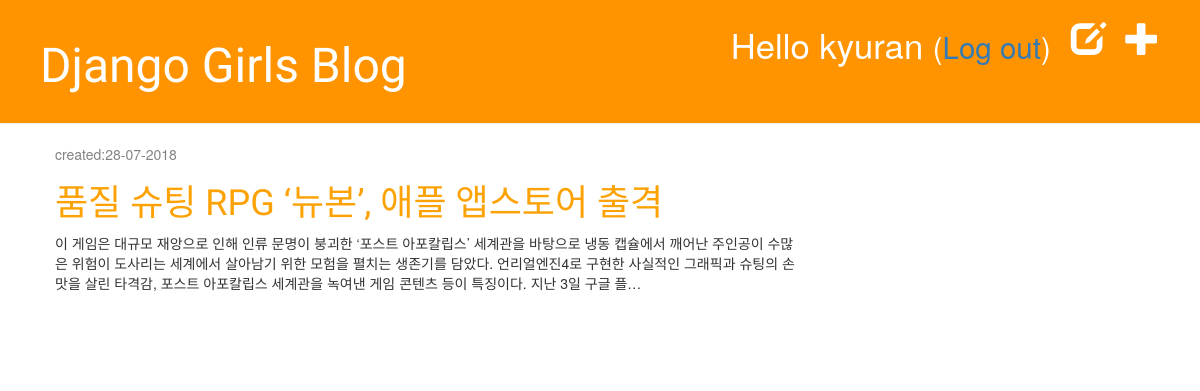
Before: /drafts/ (signed in) with the older database file.
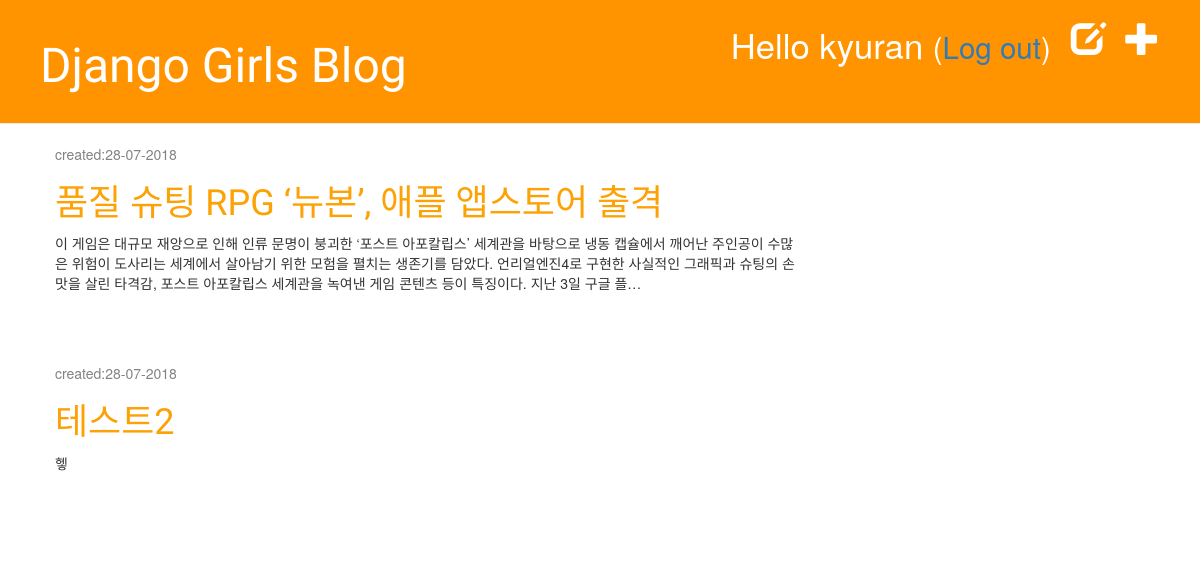
After: the same page with the newer database file.
### blog/models.py (models this page shows, shortened)
class Post(models.Model):
    author = models.ForeignKey('auth.User', on_delete=models.CASCADE)
    title = models.CharField(max_length=200)
    text = models.TextField()
    created_date = models.DateTimeField(default=timezone.now)
    published_date = models.DateTimeField(blank=True, null=True)

### blog/views.py (the view)
# urls.py: path('drafts/', views.post_draft_list, name ='post_draft_list'),
@login_required
def post_draft_list(request):
    posts = Post.objects.filter(published_date__isnull=True).order_by('created_date')
    return render(request, 'blog/post_draft_list.html', {
        'posts': posts,
    })

### blog/templates/blog/post_draft_list.html
 {% extends 'blog/base.html' %}
 {% block content %}
    {% for post in posts %}
        <div class="post">
            <p class="date">created:{{ post.created_date|date:'d-m-Y'}}</p>
            <h1><a href="{% url 'post_detail' pk=post.pk %}">{{ post.title }}</a></h1>
            <p>{{ post.text|truncatechars:200 }}</p>
        </div>
    {% endfor %}
{% endblock %}

### blog/templates/blog/base.html (shortened to what this page needs)
{% load staticfiles %}
<html>
    <head>
        <link rel="stylesheet" href="//maxcdn.bootstrapcdn.com/bootstrap/3.2.0/css/bootstrap.min.css">
        <link rel="stylesheet" href="//maxcdn.bootstrapcdn.com/bootstrap/3.2.0/css/bootstrap-theme.min.css">
        <link rel="stylesheet" href="{% static 'css/blog.css' %}">
    </head>
    <body>
        <div class="page-header">
            {% if user.is_authenticated %}
                <a href="{% url 'post_new' %}" class="top-menu"><span class="glyphicon glyphicon-plus"></span></a>
                <a href="{% url 'post_draft_list' %}" class = "top-menu"><span class="glyphicon glyphicon-edit"></span></a>
                <p class="top-menu">Hello {{ user.username }} <small>(<a href="{% url 'logout' %}">Log out</a>)</small></p>
            {% else %}
                <a href="{% url 'login' %}" class="top-menu"><span class="glyphicon glyphicon-lock"></span></a>
            {% endif %}
            <h1><a href="/">Django Girls Blog</a></h1>
        </div>
        <div class="content container">
            <div class="row">
                <div class="col-md-8">
                    {% block content %}
                    {% endblock %}
                </div>
            </div>
        </div>
    </body>
</html>

### blog/static/css/blog.css (style rules this page uses)
.page-header { background-color: #ff9400; margin-top: 0; padding: 20px 20px 20px 40px; }
.page-header h1, .page-header h1 a, .page-header h1 a:visited, .page-header h1 a:active { color: #ffffff; font-size: 36pt; text-decoration: none; }
.content { margin-left: 40px; }
h1, h2, h3, h4 { font-family: 'Lobster', cursive; }
.date { color: #828282; }
.top-menu, .top-menu:hover, .top-menu:visited { color: #ffffff; float: right; font-size: 26pt; margin-right: 20px; }
.post { margin-bottom: 70px; }
.post h1 a, .post h1 a:visited { color: #FCA205; }

Changed rows visible on the page:
added Post: created_date "28-07-2018", title "테스트2", text "헿"
